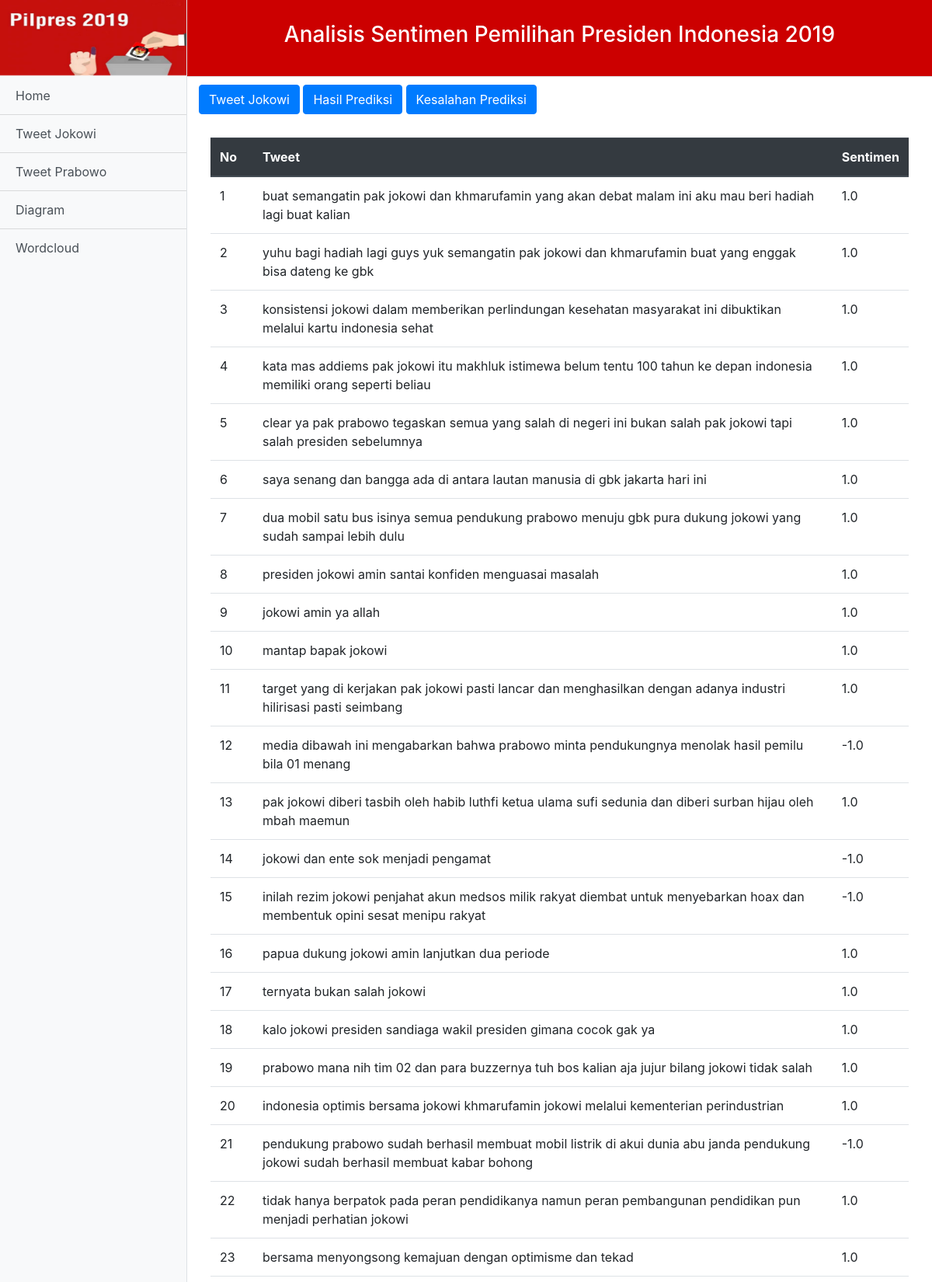
/index.php/Sentimen/tampil/tweet_jokowi (upper part), run on the app's committed database.
### tables this page shows
CREATE TABLE `tweet_jokowi` (
  `a` varchar(255) NOT NULL,
  `b` varchar(1000) NOT NULL,
  `c` varchar(255) NOT NULL
);

### application/controllers/Sentimen.php (called while the page is built, shortened)
<?php
class Sentimen extends CI_Controller {
	public function __construct(){
		$this->load->model('Modelsentimen');
		$this->load->helper('url');
	}
	public function tampil($a)
	{
		$data_pages = array(
			'content_active' => $a,
		);
		if ($a == "home") {
			$this->load->view('pages.php',$data_pages);
		}else if ($a == "tweet_jokowi") {
			$data_tweet = $this->Modelsentimen->ambildata("tweet_jokowi");
			$data_predict = $this->Modelsentimen->ambildata("jokowi_predict");
			$miss_predict = $this->Modelsentimen->ambildata("miss_jokowi");
			$this->load->view('pages',array(
										'content_active'=>$a,
										'data_tweet' => $data_tweet,
										'data_predict' => $data_predict,
										'miss_predict' => $miss_predict));
		}else if ($a == "tweet_prabowo") {
			$data_tweet = $this->Modelsentimen->ambildata("tweet_prabowo");
			$data_predict = $this->Modelsentimen->ambildata("prabowo_predict");
			$miss_predict = $this->Modelsentimen->ambildata("miss_prabowo");
			$this->load->view('pages',array(
										'content_active'=>$a,
										'data_tweet' => $data_tweet,
										'data_predict' => $data_predict,
										'miss_predict' => $miss_predict));
		}else if ($a == "diagram") {
			$this->load->view('pages',array('content_active' => $a));
		}else if ($a == "wordcloud") {
			$this->load->view('pages',array('content_active' => $a));
		}else{
			$this->load->view('homepage');
		}
	}
}

### index.php (called while the page is built, shortened)
<?php
require_once BASEPATH.'core/CodeIgniter.php';

### application/models/Modelsentimen.php (called while the page is built)
<?php defined('BASEPATH') OR exit('No direct script access allowed');
class Modelsentimen extends CI_Model{
	public function ambildata($param){
		$dataquery = $this->db->query('select * from '.$param);
		return $dataquery->result_array();
	}
}

### application/views/content/tweet/tweet_jokowi.php (the view)
<div class="container-fluid" >
        <table class="table" style="margin-top:30px;">
  <thead class="thead-dark">
    <tr>
      <th scope="col">No</th>
      <th scope="col">Tweet</th>
      <th scope="col">Sentimen</th>
  </thead>
  <tbody>
  <?php
    $n = 1;
    foreach ($data_tweet as $key) {
      echo "<tr>";
      echo "<td>".$n."</td>";
      echo "<td>".$key['b']."</td>";
      echo "<td>".$key['c']."</td>";
      echo "</tr>";
      $n++;
    }
  ?>
  </tbody>
</table>
      </div>

### application/views/pages.php (shortened to what this page needs)
<!DOCTYPE html>
<html>
<?php
	include_once('header.php');
?>
<body>
<div class="bg">
  <div class="d-flex" id="wrapper">
<?php
	include_once('nav.php');
	include_once('nav_custom.php');
	include_once('content/'.$content_active.'.php');
?>
	</div>
</div>
</body>
</html>

### application/views/header.php (shortened to what this page needs)
<head>
  <link href='<?php echo base_url();?>vendor/bootstrap/css/bootstrap.min.css' rel="stylesheet">
  <link href='<?php echo base_url();?>css/simple-sidebar.css' rel="stylesheet">
</head>

### application/views/nav.php
<div class="bg-light border-right" id="sidebar-wrapper">
  <div class="sidebar-heading bg-top-head" style="color:red; padding-bottom: 85px;"></div>
  <div class="list-group list-group-flush">
    <a href='<?php echo base_url()."index.php/Sentimen/tampil/home";?>' class="list-group-item list-group-item-action bg-light">Home</a>
    <a href='<?php echo base_url()."index.php/Sentimen/tampil/tweet_jokowi";?>' class="list-group-item list-group-item-action bg-light">Tweet Jokowi</a>
    <a href="<?php echo base_url()."index.php/Sentimen/tampil/tweet_prabowo";?>" class="list-group-item list-group-item-action bg-light"  >Tweet Prabowo</a>
    <a href="<?php echo base_url()."index.php/Sentimen/tampil/diagram";?>" class="list-group-item list-group-item-action bg-light"  >Diagram</a>
    <a href="<?php echo base_url()."index.php/Sentimen/tampil/wordcloud";?>" class="list-group-item list-group-item-action bg-light"  >Wordcloud</a>
  </div>
</div>

### application/views/nav_custom.php
<div id="page-content-wrapper">
      <nav class="navbar navbar-expand-lg navbar-light border-bottom redColor justify-content-center" >
        <h3 style="padding-top: 20px; padding-bottom: 20px; color:white;">Analisis Sentimen Pemilihan Presiden Indonesia 2019</h3>
      </nav>

### application/views/content/tweet_jokowi.php (shortened to what this page needs)
<div class="container-fluid" >
      <div style="margin-top: 10px">
        <button id="btnNew" type="button" class="btn btn-primary">Tweet Jokowi</button>
        <button id="btnPie" type="button" class="btn btn-primary">Hasil Prediksi</button>
        <button id="btnHist" type="button" class="btn btn-primary">Kesalahan Prediksi</button>
      </div>
      <div id="newToogle">
        <?php
          include_once('tweet/tweet_jokowi.php');
        ?>
      </div>
    </div>

### css/simple-sidebar.css (style rules this page uses)
body { overflow-x: hidden; }
#sidebar-wrapper { min-height: 100vh; margin-left: -15rem; -webkit-transition: margin .25s ease-out; -moz-transition: margin .25s ease-out; -o-transition: margin .25s ease-out; transition: margin .25s ease-out; }
#sidebar-wrapper .sidebar-heading { padding: 0.875rem 1.25rem; font-size: 1.2rem; }
#sidebar-wrapper .list-group { width: 15rem; }
#page-content-wrapper { min-width: 100vw; }
@media (min-width: 768px) { #sidebar-wrapper { margin-left: 0; } }
@media (min-width: 768px) { #page-content-wrapper { min-width: 0; width: 100%; } }

### data on the page
tweet_jokowi: b "buat semangatin pak jokowi dan khmarufamin yang akan debat malam ini aku mau beri hadiah lagi buat kalian", c "1.0"
tweet_jokowi: b "yuhu bagi hadiah lagi guys yuk semangatin pak jokowi dan khmarufamin buat yang enggak bisa dateng ke gbk", c "1.0"
tweet_jokowi: b "konsistensi jokowi dalam memberikan perlindungan kesehatan masyarakat ini dibuktikan melalui kartu indonesia sehat", c "1.0"
tweet_jokowi: b "kata mas addiems pak jokowi itu makhluk istimewa belum tentu 100 tahun ke depan indonesia memiliki orang seperti beliau", c "1.0"
tweet_jokowi: b "clear ya pak prabowo tegaskan semua yang salah di negeri ini bukan salah pak jokowi tapi salah presiden sebelumnya", c "1.0"
tweet_jokowi: b "saya senang dan bangga ada di antara lautan manusia di gbk jakarta hari ini", c "1.0"
tweet_jokowi: b "dua mobil satu bus isinya semua pendukung prabowo menuju gbk pura dukung jokowi yang sudah sampai lebih dulu", c "1.0"
tweet_jokowi: b "presiden jokowi amin santai konfiden menguasai masalah", c "1.0"
tweet_jokowi: b "jokowi amin ya allah", c "1.0"
tweet_jokowi: b "mantap bapak jokowi", c "1.0"
tweet_jokowi: b "target yang di kerjakan pak jokowi pasti lancar dan menghasilkan dengan adanya industri hilirisasi pasti seimbang", c "1.0"
tweet_jokowi: b "media dibawah ini mengabarkan bahwa prabowo minta pendukungnya menolak hasil pemilu bila 01 menang", c "-1.0"
tweet_jokowi: b "pak jokowi diberi tasbih oleh habib luthfi ketua ulama sufi sedunia dan diberi surban hijau oleh mbah maemun", c "1.0"
tweet_jokowi: b "jokowi dan ente sok menjadi pengamat", c "-1.0"
tweet_jokowi: b "inilah rezim jokowi penjahat akun medsos milik rakyat diembat untuk menyebarkan hoax dan membentuk opini sesat menipu rakyat", c "-1.0"
tweet_jokowi: b "papua dukung jokowi amin lanjutkan dua periode", c "1.0"
tweet_jokowi: b "ternyata bukan salah jokowi", c "1.0"
tweet_jokowi: b "kalo jokowi presiden sandiaga wakil presiden gimana cocok gak ya", c "1.0"
tweet_jokowi: b "prabowo mana nih tim 02 dan para buzzernya tuh bos kalian aja jujur bilang jokowi tidak salah", c "1.0"
tweet_jokowi: b "indonesia optimis bersama jokowi khmarufamin jokowi melalui kementerian perindustrian", c "1.0"
tweet_jokowi: b "pendukung prabowo sudah berhasil membuat mobil listrik di akui dunia abu janda pendukung jokowi sudah berhasil membuat kabar bohong", c "-1.0"
tweet_jokowi: b "tidak hanya berpatok pada peran pendidikanya namun peran pembangunan pendidikan pun menjadi perhatian jokowi", c "1.0"
tweet_jokowi: b "bersama menyongsong kemajuan dengan optimisme dan tekad", c "1.0"
